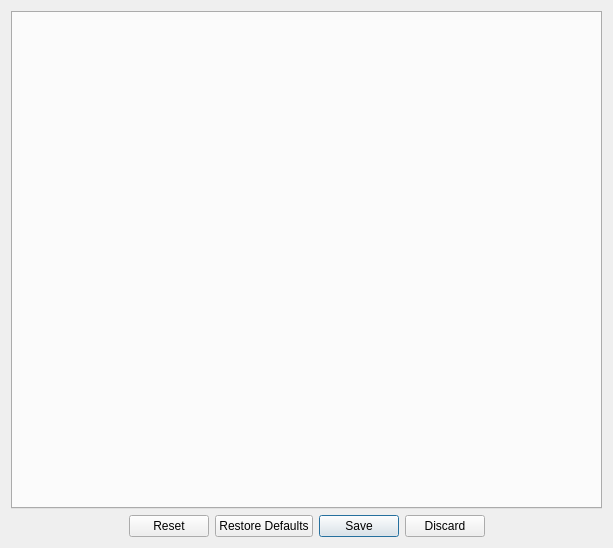
<?xml version="1.0" encoding="UTF-8"?>
<ui version="4.0">
 <class>fairwindsk::ui::settings::Settings</class>
 <widget class="QWidget" name="Settings">
  <property name="windowModality">
   <enum>Qt::ApplicationModal</enum>
  </property>
  <property name="geometry">
   <rect>
    <x>0</x>
    <y>0</y>
    <width>613</width>
    <height>548</height>
   </rect>
  </property>
  <property name="windowTitle">
   <string>Settings</string>
  </property>
  <property name="styleSheet">
   <string notr="true"/>
  </property>
  <layout class="QGridLayout" name="gridLayout_Settings">
   <item row="0" column="0">
    <layout class="QVBoxLayout" name="verticalLayout">
     <item>
      <widget class="QTabWidget" name="tabWidget">
       <property name="currentIndex">
        <number>0</number>
       </property>
      </widget>
     </item>
    </layout>
   </item>
   <item row="1" column="0">
    <widget class="QDialogButtonBox" name="buttonBox">
     <property name="standardButtons">
      <set>QDialogButtonBox::Discard|QDialogButtonBox::Reset|QDialogButtonBox::RestoreDefaults|QDialogButtonBox::Save</set>
     </property>
     <property name="centerButtons">
      <bool>true</bool>
     </property>
    </widget>
   </item>
  </layout>
 </widget>
 <resources/>
 <connections/>
</ui>
